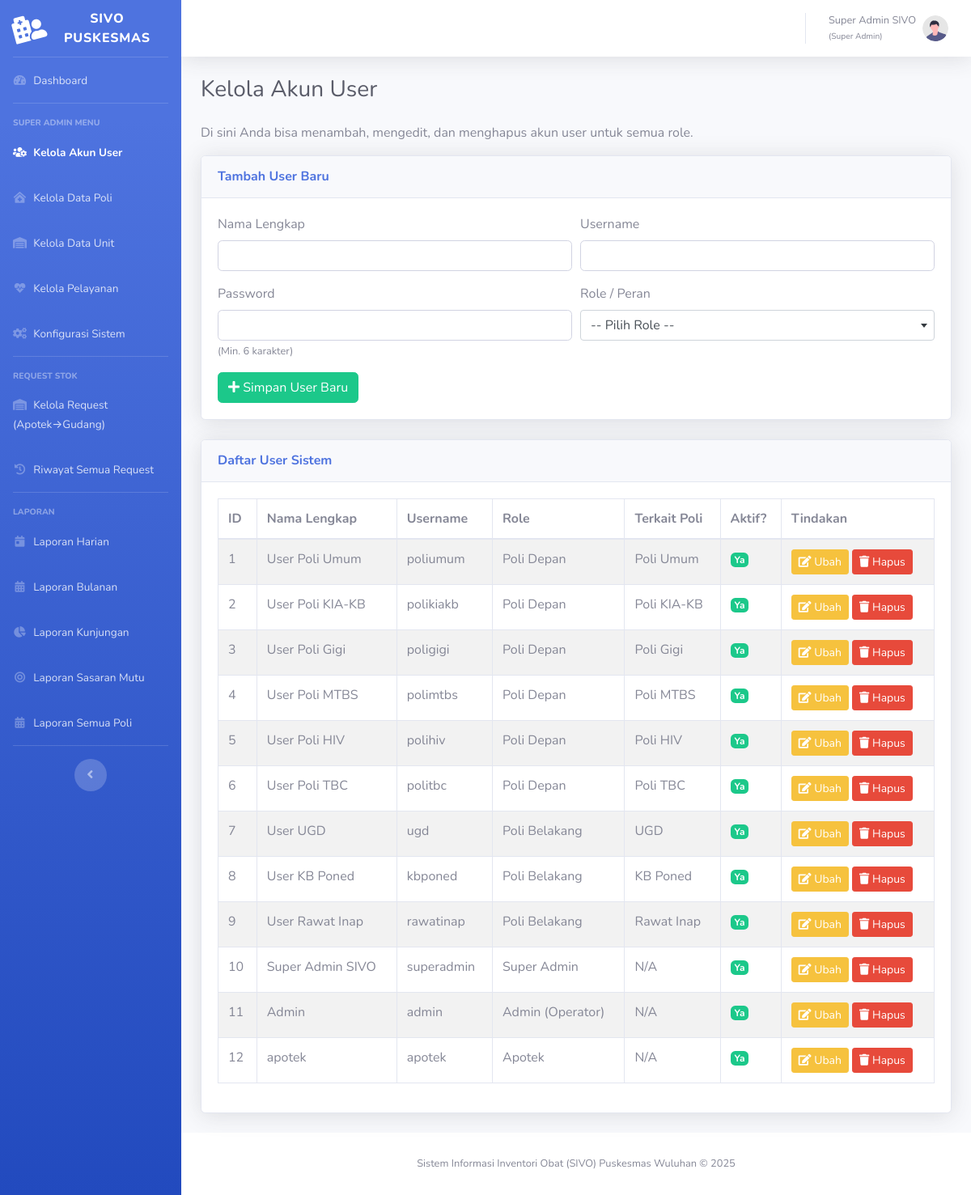
The page /master/data_user.php (signed in) on the database its author committed.
### tables this page shows
CREATE TABLE `tbl_user` (
  `id_user` int(11) NOT NULL,
  `id_role` int(11) NOT NULL,
  `id_poli` int(11) DEFAULT NULL COMMENT 'Wajib diisi jika rolenya Poli. Null jika Admin.',
  `username` varchar(50) NOT NULL,
  `password` varchar(255) NOT NULL COMMENT 'Wajib di-hash (bcrypt)',
  `nama_lengkap` varchar(100) DEFAULT NULL,
  `is_active` tinyint(1) DEFAULT 1
);

CREATE TABLE `tbl_role` (
  `id_role` int(11) NOT NULL,
  `nama_role` varchar(50) NOT NULL COMMENT 'Super Admin, Admin (Operator), Poli Depan, Poli Belakang',
  `deskripsi_role` varchar(255) DEFAULT NULL COMMENT 'Penjelasan role untuk UI Super Admin'
);

CREATE TABLE `tbl_poli` (
  `id_poli` int(11) NOT NULL,
  `id_unit_stok_default` int(11) NOT NULL COMMENT 'KUNCI #1: Link ke sumber stok Poli (Poli Gigi -> Apotek, UGD -> UGD)',
  `nama_poli` varchar(100) NOT NULL COMMENT 'Cth: Poli Umum, Poli Gigi, UGD, Rawat Inap'
);

### master/data_user.php (the view, shortened to what this page needs)
<?php
require_once '../config.php';
$page_title = "Kelola Akun User";
try {
    $sql_users = "SELECT
                    u.*,
                    r.nama_role,
                    p.nama_poli
                  FROM
                    tbl_user u
                  JOIN
                    tbl_role r ON u.id_role = r.id_role
                  LEFT JOIN
                    tbl_poli p ON u.id_poli = p.id_poli
                  ORDER BY
                    u.id_user ASC";
    $stmt_users = $pdo->query($sql_users);
    $users = $stmt_users->fetchAll();
} catch (PDOException $e) {
    die("Error mengambil data: " . $e->getMessage());
}
include '../templates/header.php';
?>
<main class="content">
    <h1 class="h3 mb-4 text-gray-800"><?php echo htmlspecialchars($page_title); ?></h1>
    <p>Di sini Anda bisa menambah, mengedit, dan menghapus akun user untuk semua role.</p>
    <div class="card shadow mb-4">
        <div class="card-header py-3">
            <h6 class="m-0 font-weight-bold text-primary">Tambah User Baru</h6>
        </div>
        <div class="card-body">
            <form action="<?php echo BASE_URL; ?>master/proses_crud_user.php" method="POST">
                <div class="form-row">
                    <div class="col-md-6">
                        <div class="form-group">
                            <label for="nama_lengkap">Nama Lengkap</label>
                            <input type="text" id="nama_lengkap" name="nama_lengkap" class="form-control" required>
                        </div>
                    </div>
                    <div class="col-md-6">
                        <div class="form-group">
                            <label for="username">Username</label>
                            <input type="text" id="username" name="username" class="form-control" required>
                        </div>
                    </div>
                </div>
                <div class="form-row">
                    <div class="col-md-6">
                        <div class="form-group">
                            <label for="password">Password</label>
                            <input type="password" id="password" name="password" class="form-control" required>
                            <small class="form-text text-muted">(Min. 6 karakter)</small>
                        </div>
                    </div>
                    <div class="col-md-6">
                         <div class="form-group">
                            <label for="id_role">Role / Peran</label>
                        </div>
                    </div>
                </div>
                <button type="submit" class="btn btn-success">
                    <i class="fas fa-plus"></i> Simpan User Baru
                </button>
            </form>
        </div>
    </div>
    <div class="card shadow mb-4">
        <div class="card-header py-3">
            <h6 class="m-0 font-weight-bold text-primary">Daftar User Sistem</h6>
        </div>
        <div class="card-body">
            <div class="table-responsive">
                <table class="table table-bordered table-striped" id="dataTable" width="100%" cellspacing="0">
                    <thead>
                        <tr>
                            <th>ID</th>
                            <th>Nama Lengkap</th>
                            <th>Username</th>
                            <th>Role</th>
                            <th>Terkait Poli</th>
                            <th>Aktif?</th>
                            <th>Tindakan</th>
                        </tr>
                    </thead>
                    <tbody>
                        <?php if (empty($users)): ?>
                            <tr>
                                <td colspan="7" class="text-center">Belum ada data user.</td>
                            </tr>
                        <?php else: ?>
                            <?php foreach ($users as $user): ?>
                                <tr>
                                    <td><?php echo $user['id_user']; ?></td>
                                    <td><?php echo htmlspecialchars($user['nama_lengkap']); ?></td>
                                    <td><?php echo htmlspecialchars($user['username']); ?></td>
                                    <td><?php echo htmlspecialchars($user['nama_role']); ?></td>
                                    <td><?php echo htmlspecialchars(isset($user['nama_poli']) ? $user['nama_poli'] : 'N/A'); ?></td>
                                    <td>
                                        <?php if ($user['is_active']): ?>
                                            <span class="badge badge-success">Ya</span>
                                        <?php else: ?>
                                            <span class="badge badge-danger">Tidak</span>
                                        <?php endif; ?>
                                    </td>
                                    <td>
                                        <a href="#" class="btn btn-warning btn-sm">
                                            <i class="fas fa-edit"></i> Ubah
                                        </a>
                                        <a href="<?php echo BASE_URL; ?>master/proses_crud_user.php?action=delete&id=<?php echo $user['id_user']; ?>"
                                           class="btn btn-danger btn-sm"
                                           onclick="return confirm('Apakah Anda yakin ingin menghapus user ini? (<?php echo htmlspecialchars($user['username']); ?>)');">
                                           <i class="fas fa-trash"></i> Hapus
                                        </a>
                                    </td>
                                </tr>
                            <?php endforeach; ?>
                        <?php endif; ?>
                    </tbody>
                </table>
            </div>
        </div>
    </div>
</main>
<?php include '../templates/footer.php'; ?>

### rows shown on the page
tbl_user: id_user "1", nama_lengkap "User Poli Umum", username "poliumum", id_role.nama_role "Poli Depan", id_poli.nama_poli "Poli Umum", is_active "Ya"
tbl_user: id_user "2", nama_lengkap "User Poli KIA-KB", username "polikiakb", id_role.nama_role "Poli Depan", id_poli.nama_poli "Poli KIA-KB", is_active "Ya"
tbl_user: id_user "3", nama_lengkap "User Poli Gigi", username "poligigi", id_role.nama_role "Poli Depan", id_poli.nama_poli "Poli Gigi", is_active "Ya"
tbl_user: id_user "4", nama_lengkap "User Poli MTBS", username "polimtbs", id_role.nama_role "Poli Depan", id_poli.nama_poli "Poli MTBS", is_active "Ya"
tbl_user: id_user "5", nama_lengkap "User Poli HIV", username "polihiv", id_role.nama_role "Poli Depan", id_poli.nama_poli "Poli HIV", is_active "Ya"
tbl_user: id_user "6", nama_lengkap "User Poli TBC", username "politbc", id_role.nama_role "Poli Depan", id_poli.nama_poli "Poli TBC", is_active "Ya"
tbl_user: id_user "7", nama_lengkap "User UGD", username "ugd", id_role.nama_role "Poli Belakang", id_poli.nama_poli "UGD", is_active "Ya"
tbl_user: id_user "8", nama_lengkap "User KB Poned", username "kbponed", id_role.nama_role "Poli Belakang", id_poli.nama_poli "KB Poned", is_active "Ya"
tbl_user: id_user "9", nama_lengkap "User Rawat Inap", username "rawatinap", id_role.nama_role "Poli Belakang", id_poli.nama_poli "Rawat Inap", is_active "Ya"
tbl_user: id_user "10", nama_lengkap "Super Admin SIVO", username "superadmin", id_role.nama_role "Super Admin", nama_poli "N/A", is_active "Ya"
tbl_user: id_user "11", nama_lengkap "Admin", username "admin", id_role.nama_role "Admin (Operator)", nama_poli "N/A", is_active "Ya"
tbl_user: id_user "12", nama_lengkap "apotek", username "apotek", id_role.nama_role "Apotek", nama_poli "N/A", is_active "Ya"

### other values the page prints
$_SESSION['nama_lengkap'] "Super Admin SIVO"
$_SESSION['role_nama'] "Super Admin"
$page_title "Kelola Akun User"
